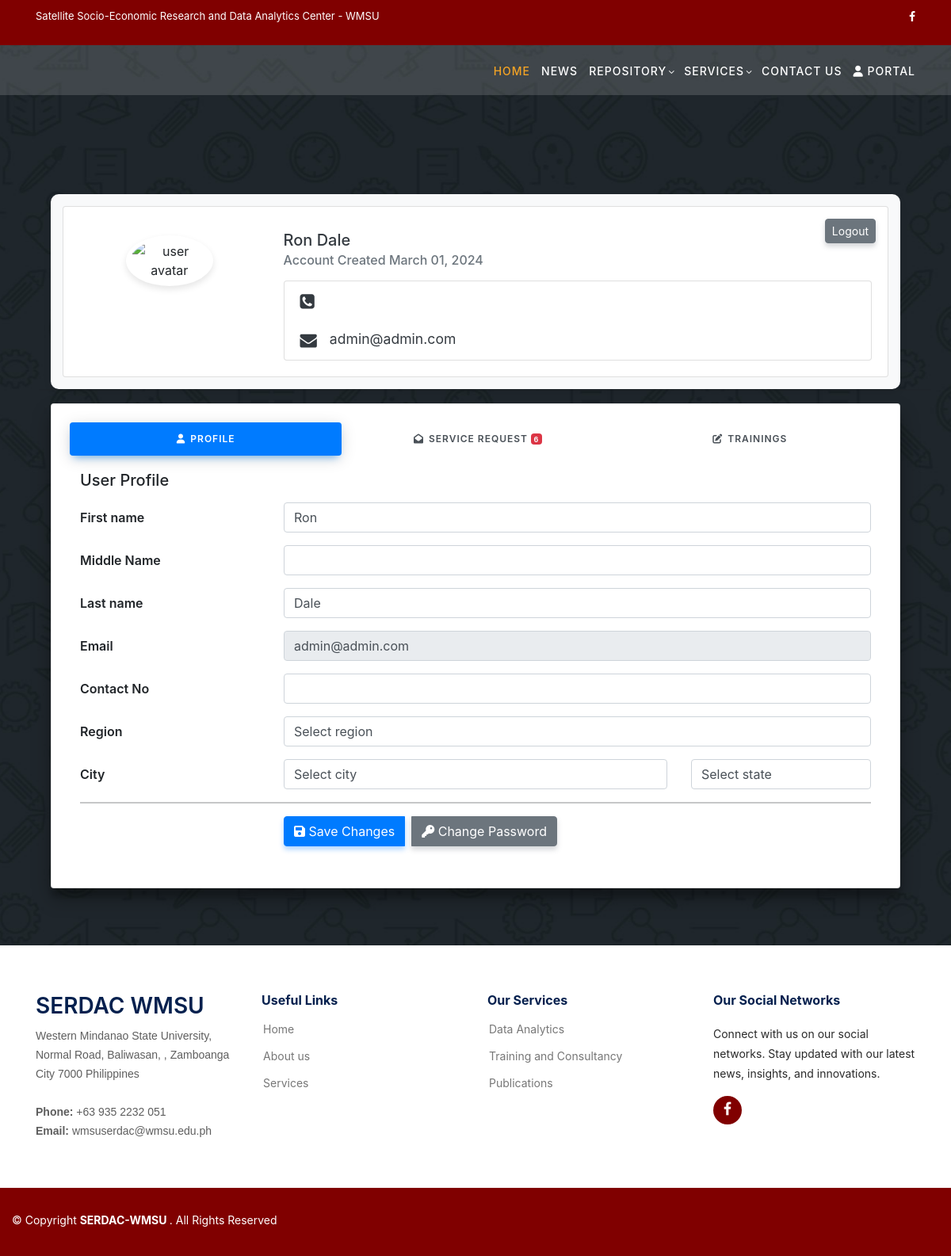
Before: /profile.php (signed in) with the older database file.
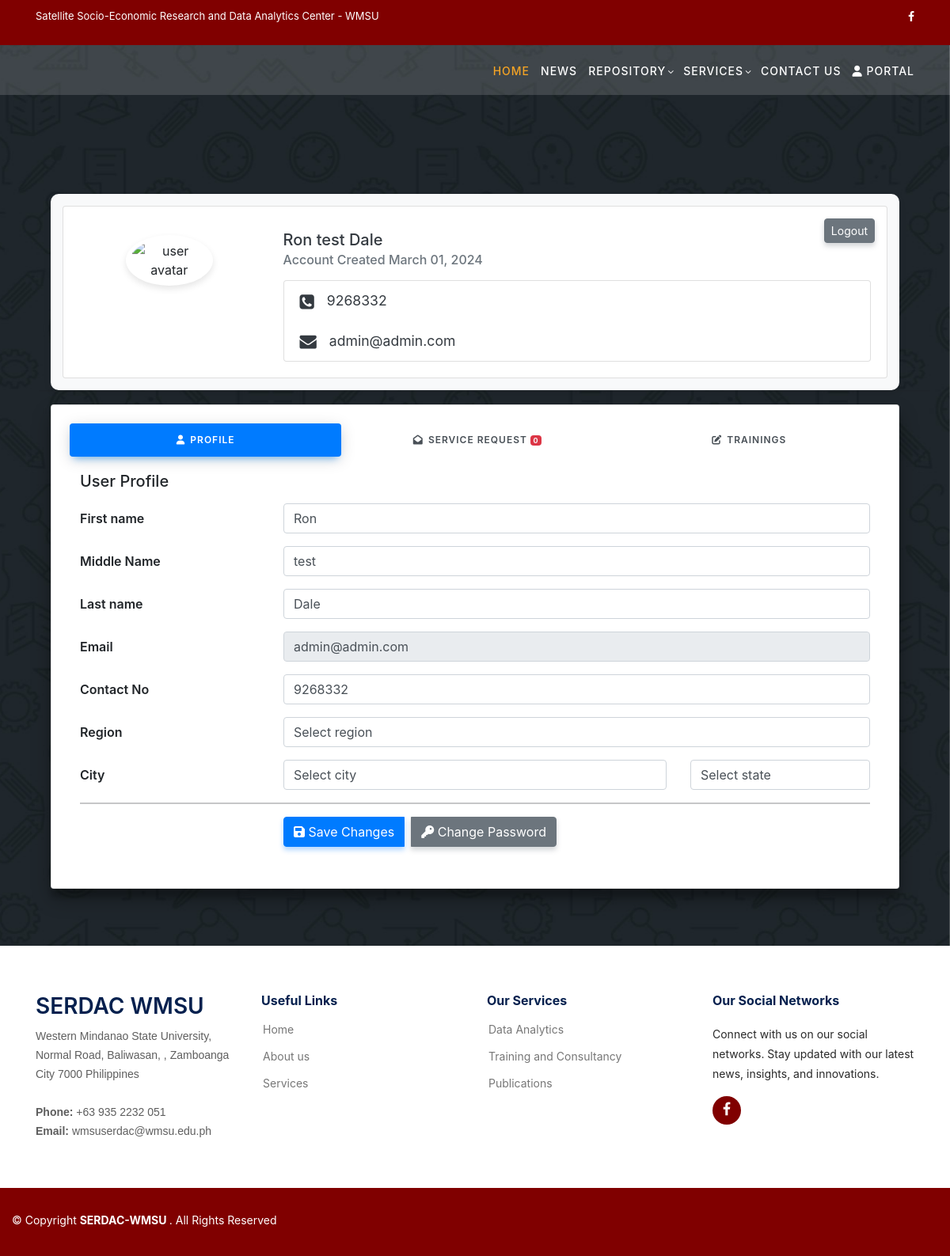
After: the same page with the newer database file.
### tables this page shows
CREATE TABLE `users` (
  `user_id` int(11) NOT NULL,
  `fname` varchar(255) NOT NULL,
  `midname` varchar(255) DEFAULT NULL,
  `lname` varchar(255) NOT NULL,
  `contact_no` int(12) DEFAULT NULL,
  `email` varchar(255) NOT NULL,
  `password` varchar(255) NOT NULL,
  `occupation` varchar(255) DEFAULT NULL,
  `education_level` varchar(255) DEFAULT NULL,
  `accessType` varchar(255) NOT NULL,
  `gender` int(10) DEFAULT NULL,
  `sex` varchar(10) NOT NULL,
  `zipcode` varchar(255) DEFAULT NULL,
  `region` varchar(255) DEFAULT NULL,
  `city` varchar(255) DEFAULT NULL,
  `province` varchar(55) DEFAULT NULL,
  `barangay` varchar(55) DEFAULT NULL,
  `userType` varchar(55) DEFAULT NULL,
  `isActive` int(11) NOT NULL,
  `activationCode` varchar(100) NOT NULL,
  `adminAccess` varchar(255) DEFAULT NULL,
  `registration_date` date DEFAULT NULL
);

### profile.php (the view, shortened to what the changed rows need)
<?php include('include/header.php');
if (isset($_SESSION["userId_code"])) {
    $id = $_SESSION['userId_code'];
    $id = preg_replace('~\D~', '', $id);
    $sql = "SELECT * FROM users WHERE user_id = $id";
    $result = $con->query($sql);
    if ($result->num_rows > 0) {
        $record = $result->fetch_assoc();
        $name = $record['fname'].' '.$record['midname'].' '.$record['lname'];
        $contact = $record['contact_no'];
        $email = $record['email'];
        $sql = mysqli_query($con, "SELECT COUNT(*) as Total FROM service_request WHERE user_id='$id'");
        $res = mysqli_fetch_array($sql);
        $req_count = $res['Total'];
    } else {
        header("Location: login.php");
        exit;
    }
} else {
    header("Location: login.php");
    exit;
}
?>
<link rel="stylesheet" href="css/profile.css">
<link href="https://maxcdn.bootstrapcdn.com/bootstrap/4.0.0/css/bootstrap.min.css" rel="stylesheet">
<body>
    <section class="meetings-page" id="meetings">
        <div class="container">
            <div class="col-lg-12">
                <div class="container-fluid px-1 py-5 mx-auto">
                    <div class="row">
                        <div class="col-12">
                            <div class="profile-card-3 z-depth-3">
                                <div class="card">
                                    <div class="card-body position-relative">
                                        <div class="row">
                                            <div class="col-md-9">
                                                <div class="user-info">
                                                    <h5 class="mb-1"><?php echo $name ?></h5>
                                                    <h6 class="text-muted">Account Created March 01, 2024</h6>
                                                </div>
                                                <ul class="list-group shadow-none mt-3">
                                                    <li class="list-group-item d-flex align-items-center">
                                                        <div class="list-details">
                                                            <span><?php echo $contact ?></span>
                                                        </div>
                                                    </li>
                                                    <li class="list-group-item d-flex align-items-center">
                                                        <div class="list-details">
                                                            <span><?php echo $email ?></span>
                                                        </div>
                                                    </li>
                                                </ul>
                                            </div>
                                        </div>
                                    </div>
                                </div>
                            </div>
                        </div>
                        <div class="col-lg-12">
                            <div class="card z-depth-3">
                                <div class="card-body details-card">
                                    <ul class="nav nav-pills nav-pills-primary nav-justified">
                                        <li class="nav-item">
                                            <a href="javascript:void();" data-target="#messages" data-toggle="pill"
                                                class="nav-link">
                                                <i class="fas fa-envelope-open"></i> <span class="hidden-xs">SERVICE REQUEST <span class="badge bg-danger text-light">
                                                        <?php echo $req_count ?> </span></span>
                                            </a>
                                        </li>
                                    </ul>
                                    <div class="tab-content p-3 tab-min-height">
                                        <div class="tab-pane active show" id="profile">
                                            <?php include('user/profile.php'); ?>
                                        </div>
                                    </div>
                                </div>
                            </div>
                        </div>
                    </div>
                </div>
            </div>
        </div>
        <br>
    </section>
</body>
</html>

### user/profile.php (shortened to what the changed rows need)
<form>
    <div class="form-group row">
        <div class="col-lg-9">
            <input class="form-control" type="text" name="midname" id="midname">
        </div>
    </div>
    <div class="form-group row">
        <div class="col-lg-9">
            <input class="form-control" type="email" id="email" value="<?php echo $email; ?>" readonly>
        </div>
    </div>
    <div class="form-group row">
        <div class="col-lg-9">
            <input class="form-control" type="text" id="contact_no" name="contact_no">
        </div>
    </div>
</form>

Changed rows visible on the page:
changed users "admin@admin.com": name "Ron Dale" → "Ron test Dale"; contact_no (not shown) → "9268332"
Other visible differences:
$req_count: "6" → "0"
form field midname: (not shown) → "test"
form field contact_no: (not shown) → "9268332"
